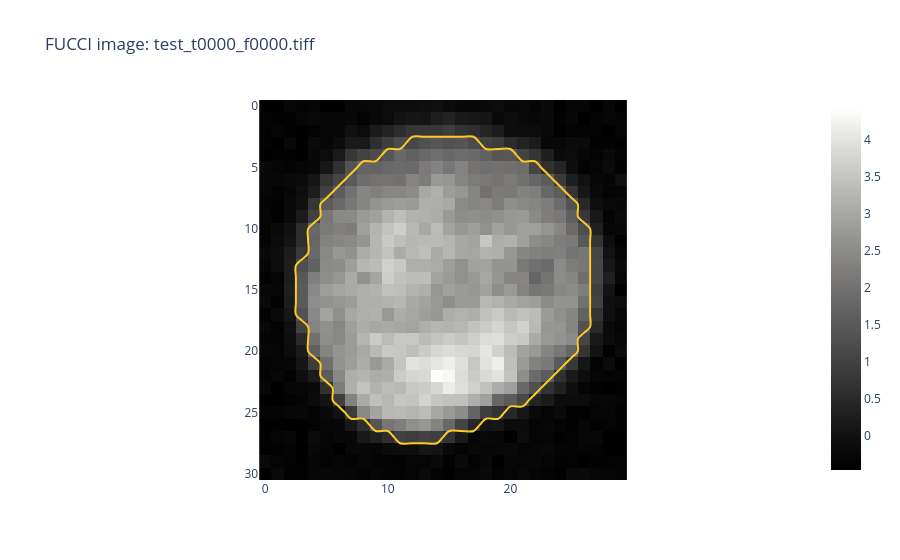

This figure's notebook cell:
### Markdown cell above
### 2.3 Inspect the selected cell before normalization

FUCCI toy-dataset frames are segmented and cropped with a 10% margin around the mask when the toy dataset is prepared. This cell displays an exported crop and its matching saved mask.

### Code cell
from pathlib import Path
from skimage import io
import plotly.express as px

if file_df is None or len(file_df) == 0:
    print("Load a dataset in Step 2 to inspect FUCCI images.")
elif globals().get("active_dataset_mode") != "fucci":
    print(
        f"Skipping FUCCI inspection: current mode is '{globals().get('active_dataset_mode')}' "
        "(select 'fucci' in Step 2 to run this cell)."
    )
else:
    fucci_df = file_df[
        file_df["file_path"].astype(str).str.lower().str.endswith((".tif", ".tiff"))
    ]

    if fucci_df.empty:
        print("No FUCCI (.tif / .tiff) images found in file_df.")
    else:
        sample = fucci_df.iloc[0]
        img = io.imread(sample["file_path"])

        # Select a 2D plane depending on channel/stack layout
        if img.ndim == 3:
            if img.shape[0] <= 4 and img.shape[0] < img.shape[-1]:
                img_view = img[1] if img.shape[0] > 1 else img[0]
            elif img.shape[-1] <= 4:
                img_view = img[..., 1] if img.shape[-1] > 1 else img[..., 0]
            else:
                img_view = img[0]
        elif img.ndim == 2:
            img_view = img
        else:
            raise ValueError(f"Unsupported image shape for 2D inspection: {img.shape}")

        fig = px.imshow(
            img_view,
            color_continuous_scale="gray",
            title=f"FUCCI image: {Path(sample['file_path']).name}",
        )

        # Optional: overlay mask contour only if a valid matching mask exists
        mask_path = sample["mask_path"] if "mask_path" in fucci_df.columns else None
        if mask_path and str(mask_path).strip().lower() not in {"", "nan", "none"}:
            mask_file = Path(str(mask_path))
            if mask_file.is_file():
                mask = io.imread(mask_file).astype(bool)
                if mask.ndim > 2:
                    mask = mask[0]
                if mask.shape == img_view.shape:
                    fig.add_contour(
                        z=mask.astype(int),
                        showscale=False,
                        contours=dict(start=0.5, end=0.5, size=1, coloring="lines"),
                        line=dict(color="red", width=2),
                    )
                else:
                    print(
                        f"Note: skipping mask contour due to shape mismatch "
                        f"({img_view.shape} vs {mask.shape})."
                    )

        fig.show()

### Figure 1 — Plotly figure (JSON) as saved in the notebook; plotly's stock layout.template omitted (floating-point values rounded to 4 significant figures; data arrays with more than 128 entries replaced by an {"elided": "..."} marker saying what was removed)
{"data": [{"coloraxis": "coloraxis", "hovertemplate": "x: %{x}<br>y: %{y}<br>color: %{z}<extra></extra>", "name": "0", "type": "heatmap", "xaxis": "x", "yaxis": "y", "z": {"elided": "31x30 float values"}}, {"contours": {"coloring": "lines", "end": 0.5, "size": 1, "start": 0.5}, "line": {"color": "red", "width": 2}, "showscale": false, "type": "contour", "z": {"elided": "31x30 int values"}}], "layout": {"coloraxis": {"colorscale": [[0, "rgb(0, 0, 0)"], [0.09091, "rgb(16, 16, 16)"], [0.1818, "rgb(38, 38, 38)"], [0.2727, "rgb(59, 59, 59)"], [0.3636, "rgb(81, 80, 80)"], [0.4545, "rgb(102, 101, 101)"], [0.5455, "rgb(124, 123, 122)"], [0.6364, "rgb(146, 146, 145)"], [0.7273, "rgb(171, 171, 170)"], [0.8182, "rgb(197, 197, 195)"], [0.9091, "rgb(224, 224, 223)"], [1, "rgb(254, 254, 253)"]]}, "title": {"text": "FUCCI image: test_t0000_f0000.tiff"}, "xaxis": {"anchor": "y", "constrain": "domain", "domain": [0, 1], "scaleanchor": "y"}, "yaxis": {"anchor": "x", "autorange": "reversed", "constrain": "domain", "domain": [0, 1]}}}
